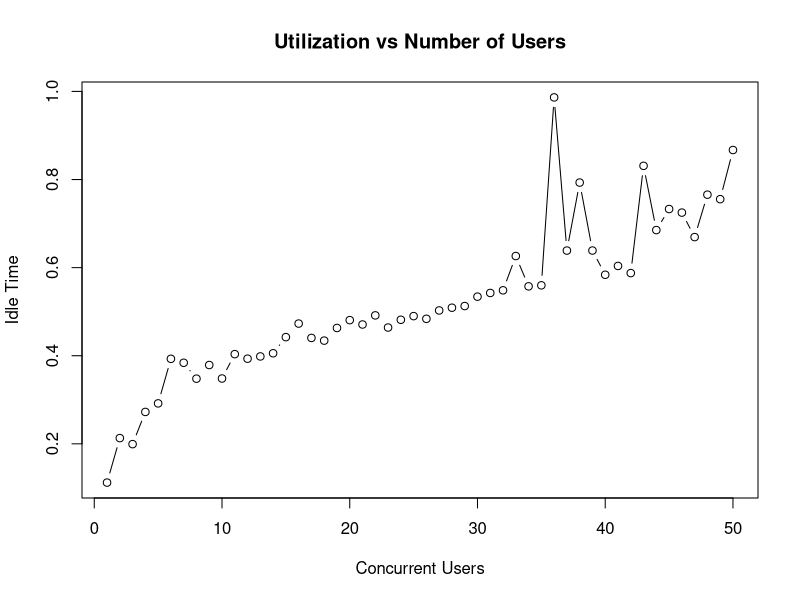
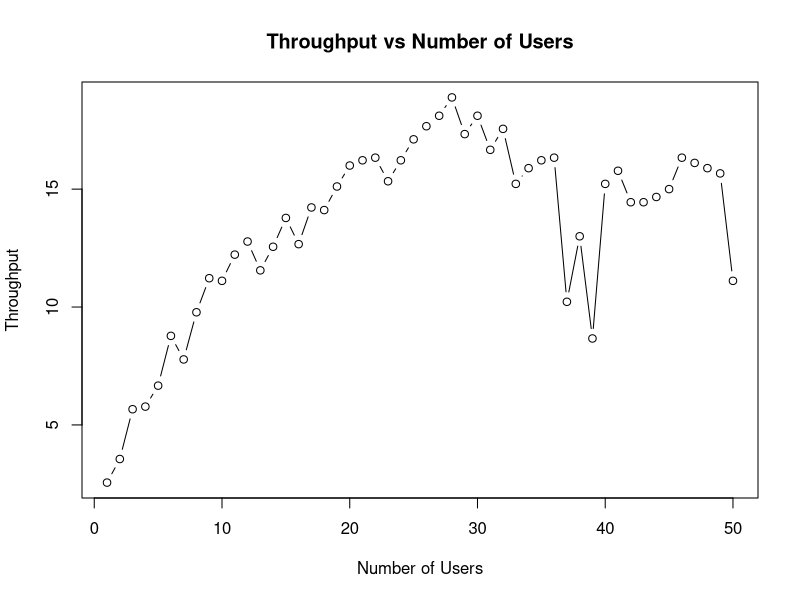
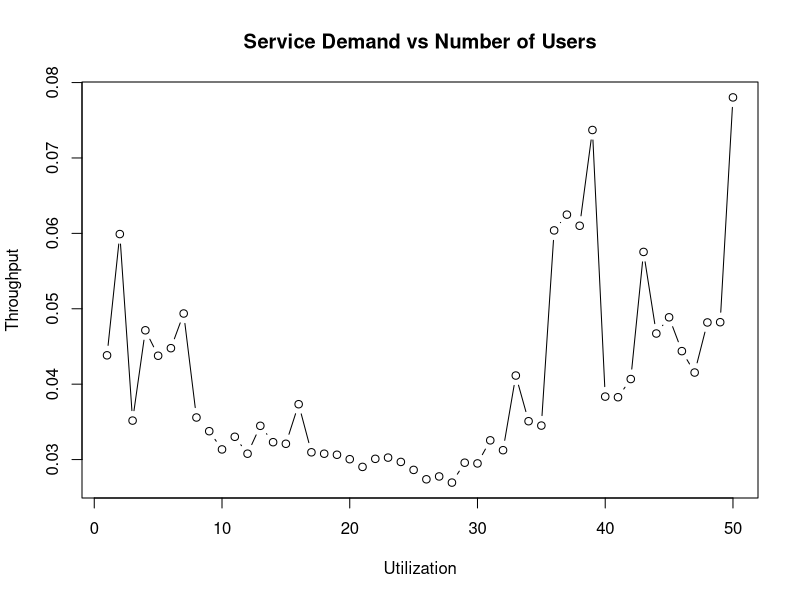
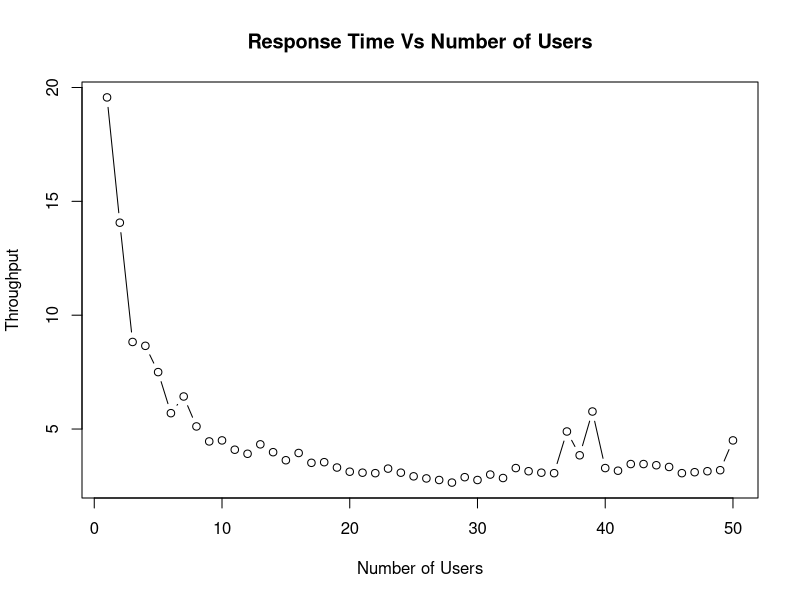

Reproduce these figures in R, in order.
# Script to calculate different functions relating to results.dat

	setwd("G:\\4th Year\\EAA\\CA2")
	perfdata <- read.table("results.dat", header=TRUE)

# calculating Utilization: Ui Vs N (No of Users)
# calculating the busy time by subtracting the idle time by the total possible busy time which is 100
	busy <- 100-perfdata$idle
	# Ui = Bi / T 
	# To calculate the utilization, divide total busy time by 100
	# Ensuring the margin is between 0 - 1
	ui <- busy/100


# plotting utilization graph
plot(ui, type="b" , xlab="Concurrent Users", ylab="Idle Time", main="Utilization vs Number of Users")

# calculating the throughput XO: XO vs N 
	
	# the amount of materials or items passed through a system or process
	# Xo = Completed operations / Time; taking 9s from mpstat function in runtest.ssh
	# output in transactions per second
	throughput <- perfdata$CO/9

# plotting throughput graph
plot(throughput, type="b", xlab="Number of Users", ylab="Throughput", main="Throughput vs Number of Users")
# calculating Service Demand DI: DI vs N

	 # DI = UI / XO
	 servicedemand <- ui / throughput

# plotting the service demand graph
plot(servicedemand, type="b" , xlab="Utilization", ylab="Throughput", main="Service Demand vs Number of Users")
# calculating the responsetime: R = N/XO 


	rtime <- 50/throughput
	
# plotting the responsetime graph
plot(rtime, type="b", xlab="Number of Users", ylab="Throughput", main="Response Time Vs Number of Users")
